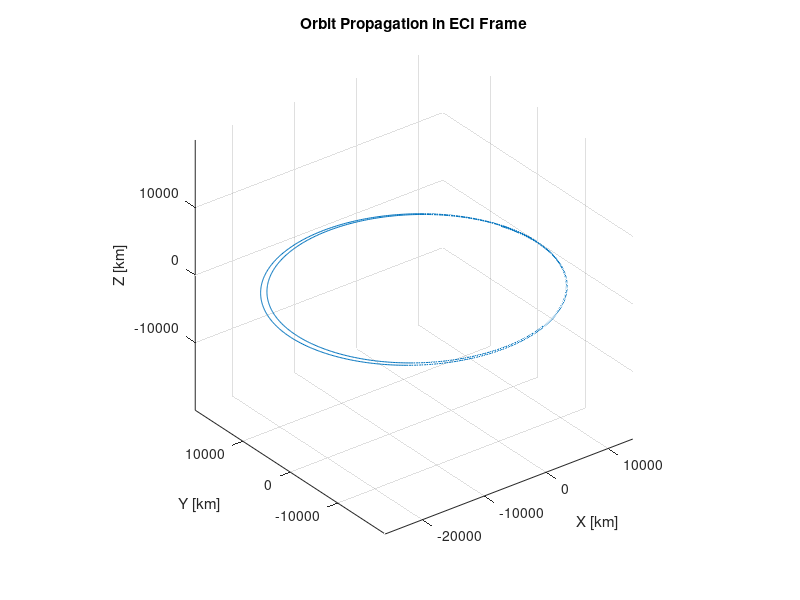

This figure's MATLAB source:
% 우주궤도역학 term project#1 (i=0, RAAN=0, w=0)

%변수 선언(지구 중력 상수, 반장축, 이심률, 
mu = 398600; %지구중력상수 뮤(km^3/s^2)
a = 20000;    % 반장축 a(km)
e = 0.3;      % 이심률
nu = 0;       % 진근점각(True Anomaly)


p = a * (1 - e^2);                                  % p 계산
r = p / (1 + e * cos(nu));                          % r계산
r_vec = [r * cos(nu); r * sin(nu); 0];              % r벡터 변환
v_vec = sqrt(mu/p) * [-sin(nu); e + cos(nu); 0];    % v벡터 변환

state0 = [r_vec; v_vec];       % 초기 상태 벡터
T = 2 * pi * sqrt(a^3 / mu);  % 주기 계산
tspan = [0, 2*T];        % 주기를 두 번 도는 궤도 propagation 범위
t_eval = linspace(tspan(1), tspan(2), 1000); % 시간 분할(0~궤도 2바퀴, 1000개 구간으로 나눠서)

% two_body 함수 정의
two_body = @(t, y) [y(4:6); -mu * y(1:3) / norm(y(1:3))^3];

% 
[t, state] = ode45(two_body, t_eval, state0);

% =====================
% Step 5: Plotting position over time
% =====================
figure;
plot3(state(:,1), state(:,2), state(:,3));
xlabel('X [km]'); ylabel('Y [km]'); zlabel('Z [km]');
title('Orbit Propagation in ECI Frame');
grid on; axis equal;